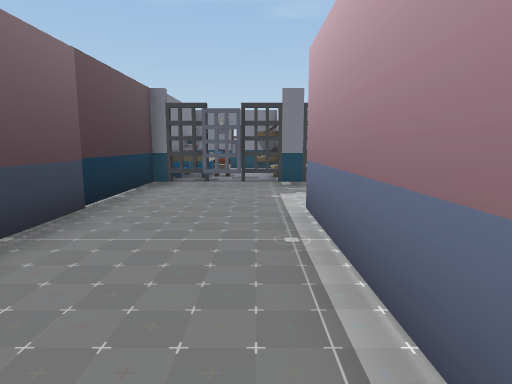
view 1 (above)

24 first-person views from a walk through a Unity game level. The camera is 1.3 m above the floor, tilts 8° down and sees 75° across. The floor is counted in squares, 1 m on a side. Each view is taken from the middle of a square. On the plan, view 1 faces up. The plan holds only what a view shows up to about 14 squares ahead; the rest is blank. The place goes on beyond the plan. The player character is not drawn. Door leaves are left out, so doorways stand open.

view 2
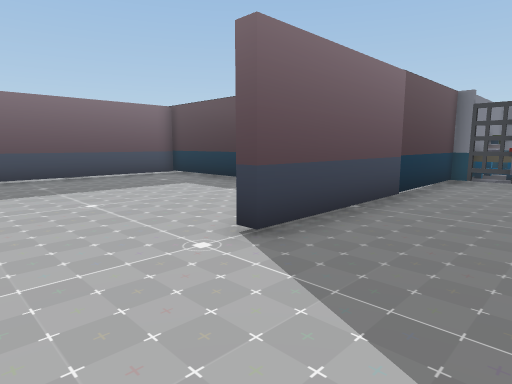

view 3
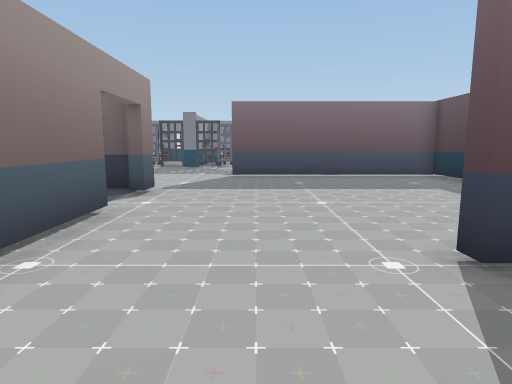

view 4
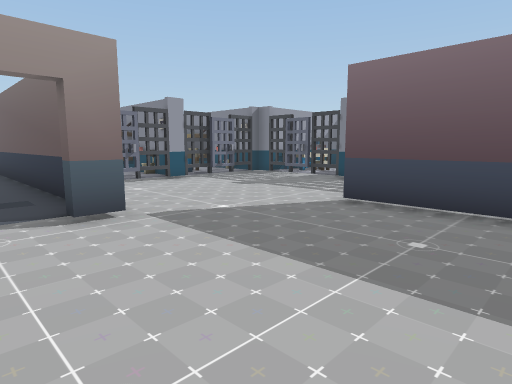

view 5
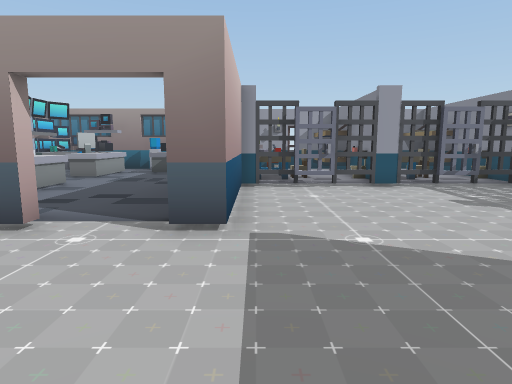

view 6
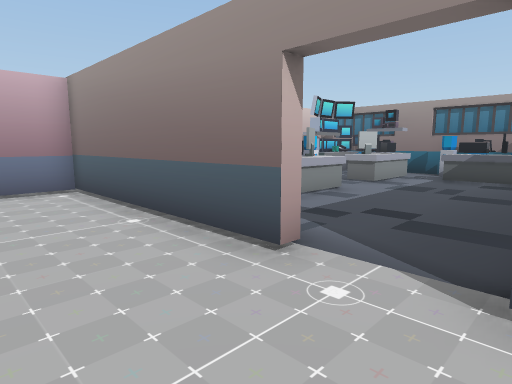

view 7
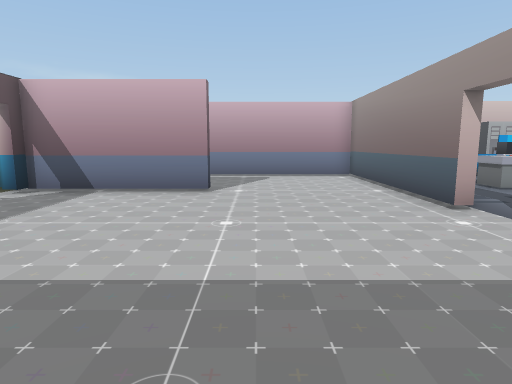

view 8
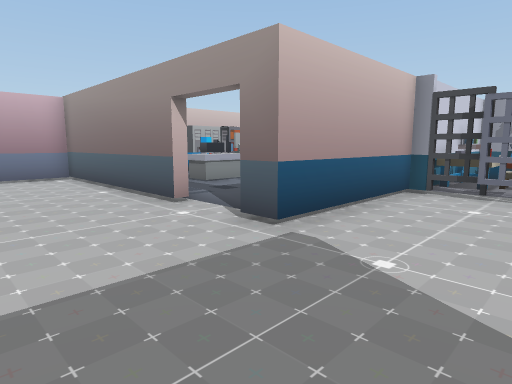

view 9
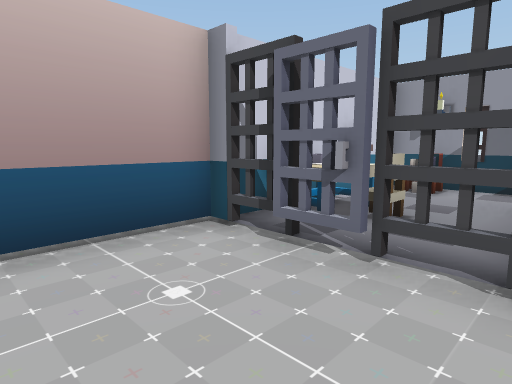

view 10
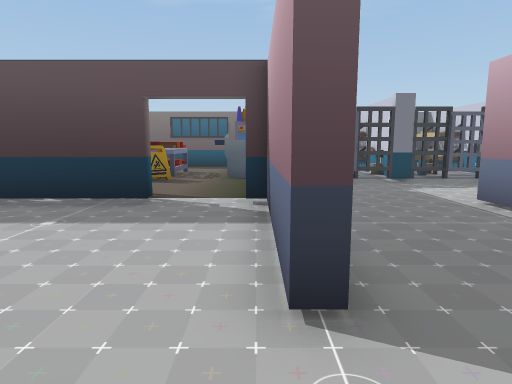

view 11
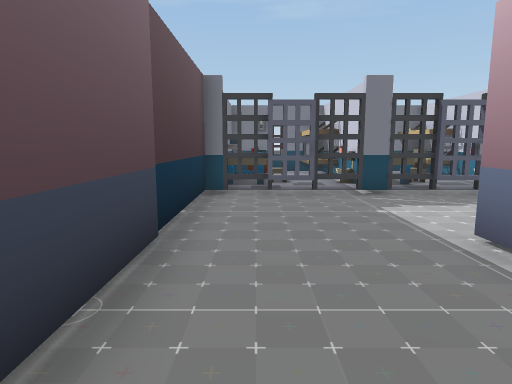

view 12
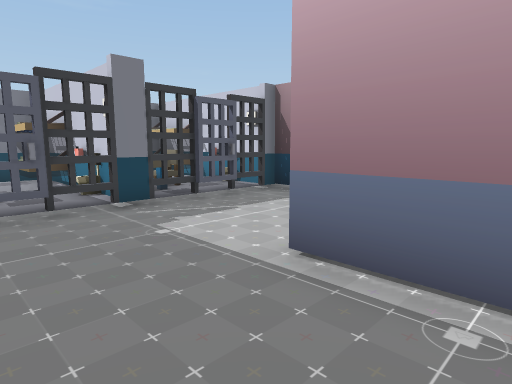

view 13
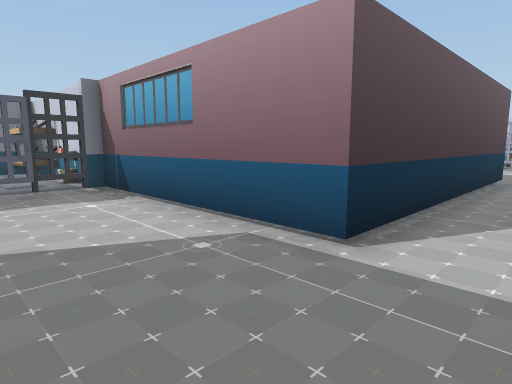

view 14
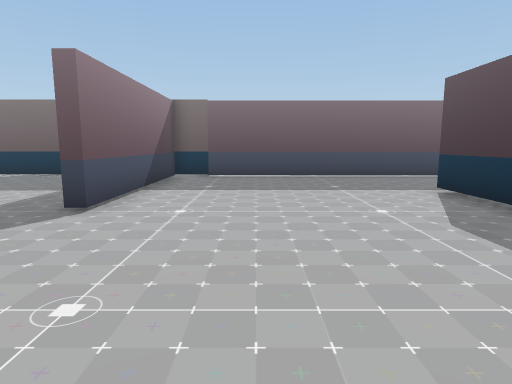

view 15
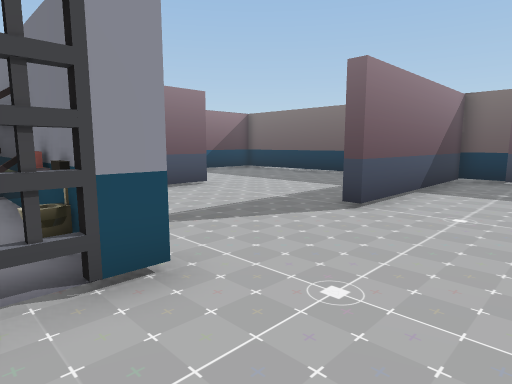

view 16
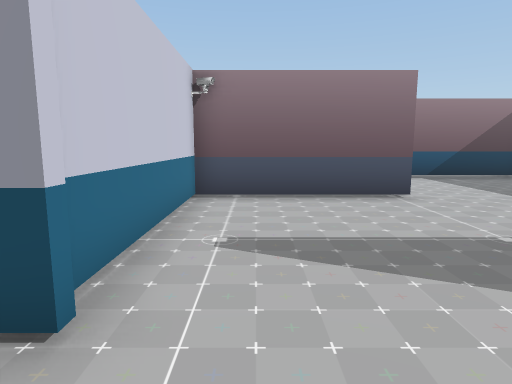

view 17
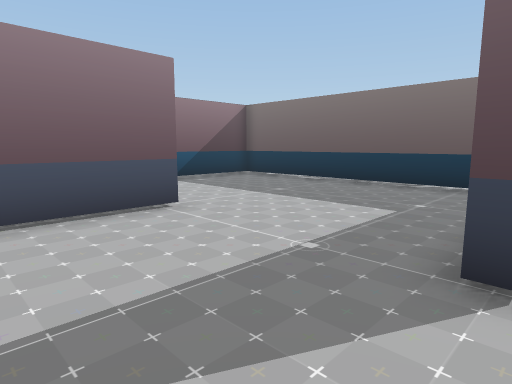

view 18
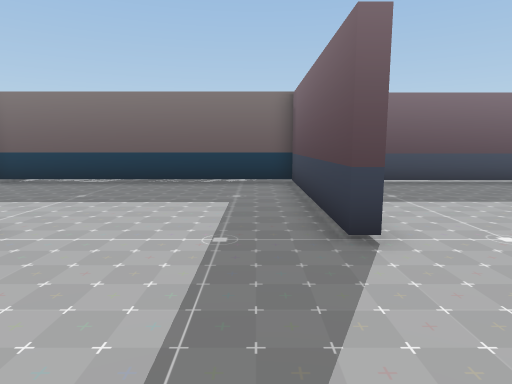

view 19
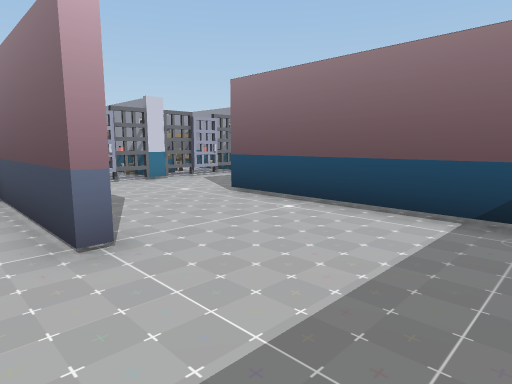

view 20
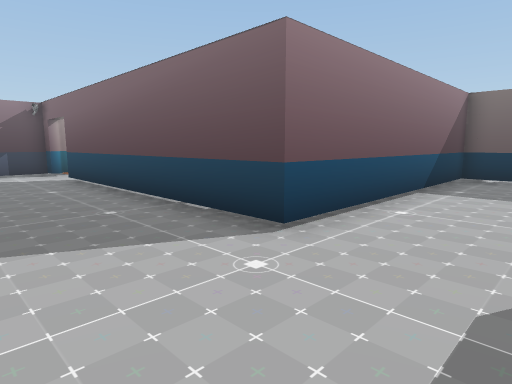

view 21
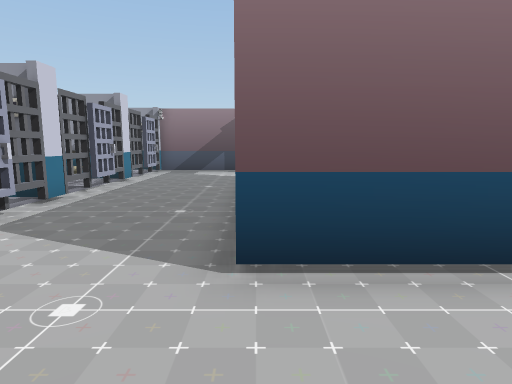

view 22
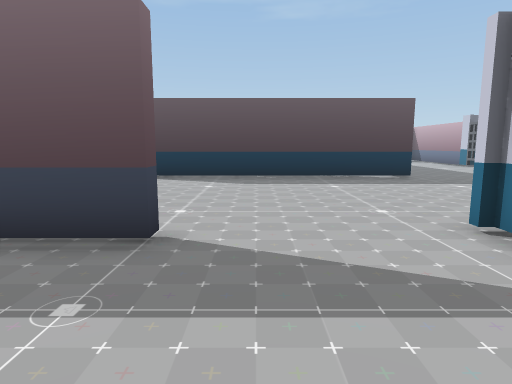

view 23
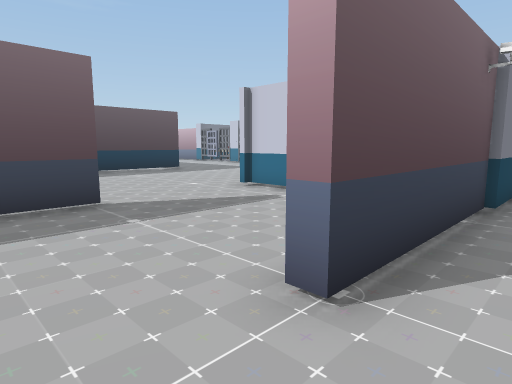

view 24
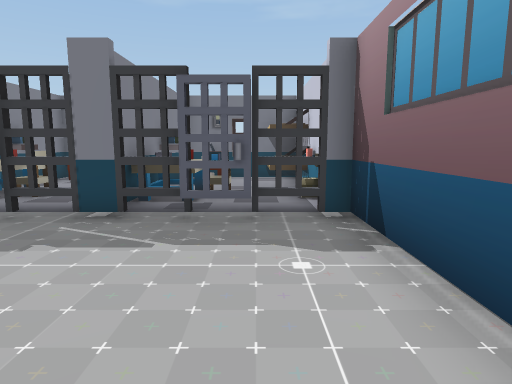

### Floor plan
Key: @ floor where view 1 was taken; # wall or solid block; . main floor; : floor 0.25 m higher than the main floor; D open door; = window, fence, low wall or low ledge; ^ raised ledge; O other object.
Columns run from 16 left of view 1 to 15 right of it. Each row starts with its distance up from view 1.
 16              #O OO OOO
 15              O  OOO.OO
 14              OO  OOO O
 13          ^:  OOO OOO O
 12         ^^:  OO..OOO.O
 11          #:^#OOOOOOOOO#
 10          #::##........#
  9          ::: #........#
  8          ::: #........#
  7          #DD##........#
  6   ########DD##...#....#
  5   #.........##...#....#
  4   #.........##...#....#
  3   #.........##...#....##########
  2  .#.........##...#..............
  1  .#..............#..............
  0  .#.............@#..............
 -1   #..............#..............
 -2   ...............#..............
 -3 .................#..............
 -4 .......#DD########..............
 -5 .......#....     ########....OOO
 -6 .......#:.:..    ########.....O
 -7 .......#....#=   #............O
 -8 .......#...:##   #............O
 -9 OOOOOOO#....## #O#............O
-10 #O O.OO#..:..    #............O
-11 OO OOOO#...:##   #.......#####O
-12 O   OOO#.:..O#   #............OO
-13    O  O#OOO.== ###............ .
-14    O  O#OOO..    #.............O
-15    O OO   O      #..............
-16    OOOO  ####    ###########....
-17                          ..#....
-18                            #....
-19                            #...O
-20                            #....
-21                            #....
-22                            #....
-23                            #...O
-24                            #....
-25                            #....
-26                            #....
-27                            D...O

Where each view was taken, in squares from view 1:
view 1: 0 up, 0 right, facing up
view 2: 2 down, 0 right, facing up-left
view 3: 1 down, 0 right, facing left
view 4: 2 up, 7 left, facing down-left
view 5: 1 up, 10 left, facing down
view 6: 1 down, 9 left, facing down-right
view 7: 0 up, 13 left, facing right
view 8: 0 up, 13 left, facing down-right
view 9: 6 down, 14 left, facing down-right
view 10: 1 down, 4 left, facing up
view 11: 2 up, 2 left, facing up
view 12: 4 up, 2 left, facing up-right
view 13: 1 up, 2 right, facing up-right
view 14: 2 down, 15 right, facing left
view 15: 2 down, 15 right, facing down-left
view 16: 3 down, 12 right, facing down
view 17: 5 down, 12 right, facing down-left
view 18: 7 down, 13 right, facing left
view 19: 10 down, 4 right, facing down-right
view 20: 13 down, 15 right, facing down-left
view 21: 13 down, 11 right, facing down
view 22: 10 down, 10 right, facing up
view 23: 13 down, 6 right, facing up-right
view 24: 5 up, 4 right, facing up
